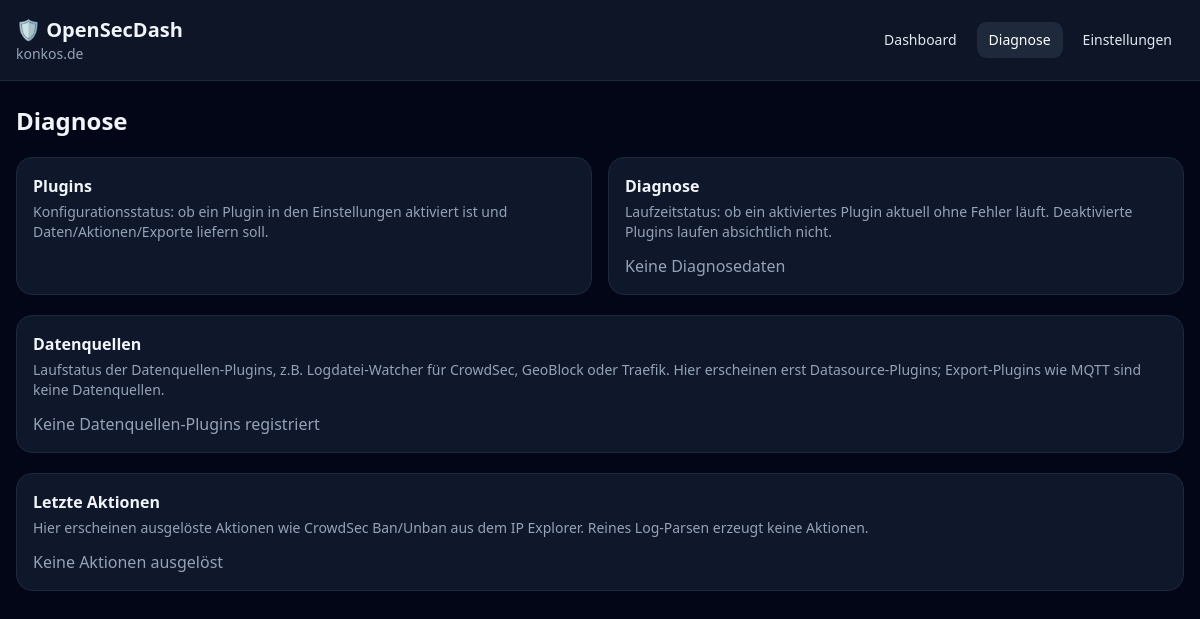
/diagnostics, run on an earlier commit of the app's database.
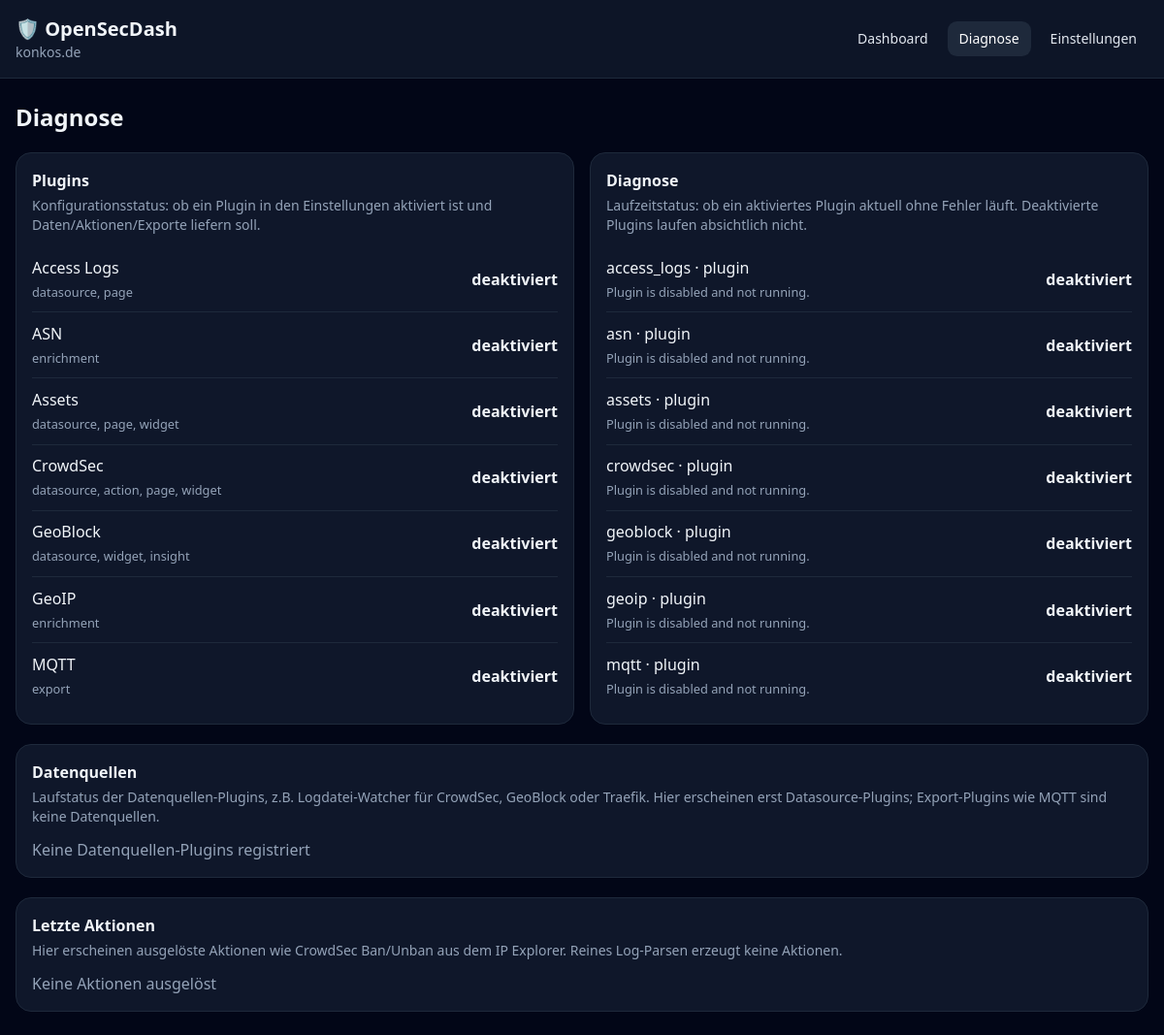
And on a later commit of the database.
### app/models/settings.py (models this page shows)
class Setting(Base):
    __tablename__ = "settings"
    id: Mapped[int] = mapped_column(primary_key=True)
    key: Mapped[str] = mapped_column(
        String(100),
        unique=True,
        index=True,
    )
    value: Mapped[str] = mapped_column(
        String(5000)
    )

### app/models/core.py (models this page shows)
class PluginRecord(Base):
    __tablename__ = "plugins"
    id: Mapped[str] = mapped_column(String(100), primary_key=True)
    name: Mapped[str] = mapped_column(String(255))
    version: Mapped[str] = mapped_column(String(50), default="1.0.0")
    description: Mapped[str | None] = mapped_column(Text, nullable=True)
    author: Mapped[str | None] = mapped_column(String(255), nullable=True)
    api_version: Mapped[str] = mapped_column(String(20), default="1")
    capabilities: Mapped[list | None] = mapped_column(JSON, nullable=True)
    enabled: Mapped[bool] = mapped_column(Boolean, default=True)
    status: Mapped[str] = mapped_column(String(20), default="healthy", index=True)
    last_error: Mapped[str | None] = mapped_column(Text, nullable=True)

class Diagnostic(Base):
    __tablename__ = "diagnostics"
    id: Mapped[int] = mapped_column(primary_key=True)
    plugin: Mapped[str] = mapped_column(String(100), index=True)
    component: Mapped[str] = mapped_column(String(100), default="plugin")
    status: Mapped[str] = mapped_column(String(20), default="healthy")
    last_run: Mapped[datetime | None] = mapped_column(DateTime, nullable=True)
    last_error: Mapped[str | None] = mapped_column(Text, nullable=True)

### app/api/pages.py (the view)
@router.get("/diagnostics")
def diagnostics_page(request: Request, db: Session = Depends(get_db)):
    plugins = db.query(PluginRecord).order_by(PluginRecord.id).all()
    plugin_rows = [
        {
            "plugin": plugin,
            "configuration_status": "enabled" if is_plugin_enabled(db, plugin.id) else "disabled",
        }
        for plugin in plugins
    ]
    diagnostic_rows = []
    for item in db.query(Diagnostic).order_by(Diagnostic.plugin).all():
        enabled = is_plugin_enabled(db, item.plugin)
        diagnostic_rows.append(
            {
                "item": item,
                "effective_status": item.status if enabled else "disabled",
                "message": item.last_error if enabled else "Plugin is disabled and not running.",
            }
        )
    return render(
        request,
        db,
        "diagnostics.html",
        plugin_rows=plugin_rows,
        datasources=db.query(Datasource).order_by(Datasource.name).all(),
        diagnostic_rows=diagnostic_rows,
        actions=db.query(Action).order_by(Action.timestamp.desc()).limit(20).all(),
    )

### app/templates/diagnostics.html (shortened to what this page needs)
{% extends "base.html" %}
{% block content %}
    <h2 class="text-2xl font-semibold mb-5">{{ t("diagnostics.title") }}</h2>
    <section class="grid grid-cols-1 lg:grid-cols-2 gap-4 mb-5">
        <div class="card">
            <h3 class="font-semibold mb-1">{{ t("diagnostics.plugins") }}</h3>
            <p class="muted mb-3 text-sm">{{ t("diagnostics.plugins_help") }}</p>
            {% for row in plugin_rows %}
                <div class="row">
                    <span>{{ row.plugin.name }}
                        <br>
                        <small class="muted">
                            {{ row.plugin.capabilities|join(', ') if row.plugin.capabilities else '' }}
                        </small>
                    </span>
                    <b>{{ t("diagnostics.status." ~ row.configuration_status) }}</b>
                </div>
            {% endfor %}
        </div>
        <div class="card">
            <h3 class="font-semibold mb-1">{{ t("diagnostics.diagnostics") }}</h3>
            <p class="muted mb-3 text-sm">{{ t("diagnostics.diagnostics_help") }}</p>
            {% for row in diagnostic_rows %}
                <div class="row">
                    <span>{{ row.item.plugin }} · {{ row.item.component }}
                        <br>
                        <small class="muted">{{ row.message or '' }}</small>
                    </span>
                    <b>{{ t("diagnostics.status." ~ row.effective_status) }}</b>
                </div>
            {% else %}
                <p class="muted">{{ t("diagnostics.no_diagnostics") }}</p>
            {% endfor %}
        </div>
    </section>
    <section class="card mb-5">
        <h3 class="font-semibold mb-1">{{ t("diagnostics.datasources") }}</h3>
        <p class="muted mb-3 text-sm">{{ t("diagnostics.datasources_help") }}</p>
        {% for source in datasources %}
            <div class="row">
                <span>{{ source.name }}
                    <br>
                    <small class="muted">{{ source.source_type }} · {{ source.events_processed }} {{ t("diagnostics.events") }}</small>
                </span>
                <b>{{ source.status }}</b>
            </div>
        {% else %}
            <p class="muted">{{ t("diagnostics.no_datasources") }}</p>
        {% endfor %}
    </section>
    <section class="card">
        <h3 class="font-semibold mb-1">{{ t("diagnostics.recent_actions") }}</h3>
        <p class="muted mb-3 text-sm">{{ t("diagnostics.recent_actions_help") }}</p>
        {% for action in actions %}
            <div class="row">
                <span>{{ action.timestamp|datetime }} · {{ action.action_type }} · {{ action.target }}
                    <br>
                    <small class="muted">{{ action.result or '' }}</small>
                </span>
                <b>{{ action.status }}</b>
            </div>
        {% else %}
            <p class="muted">{{ t("diagnostics.no_actions") }}</p>
        {% endfor %}
    </section>
{% endblock %}

### app/templates/base.html (shortened to what this page needs)
<!doctype html>
<html lang="{{ language }}" x-data="{menu:false}">
    <head>
        <script src="https://cdn.tailwindcss.com"></script>
        <link rel="stylesheet" href="/static/css/app.css">
    </head>
    <body class="bg-slate-950 text-slate-100 min-h-screen" data-ui-timezone="{{ timezone }}">
        {% set current_path = request.url.path %}
        {% set top_level_paths = ['/', '/crowdsec', '/access', '/assets', '/events', '/diagnostics', '/settings'] %}
        <header class="border-b border-slate-800 bg-slate-900/90 sticky top-0 z-10">
            <div class="max-w-7xl mx-auto px-4 py-4 flex items-center justify-between gap-4">
                <a href="/" class="brand-link flex flex-col">
                    <span class="text-xl font-bold">🛡 {{ t("app.name") }}</span>
                    <span class="text-sm text-slate-400">{{ domain or t("common.local_instance") }}</span>
                </a>
                <nav class="hidden md:flex gap-2 text-sm">
                    <a class="nav {{ 'nav-active' if current_path == '/' else '' }}" href="/">{{ t("nav.dashboard") }}</a>
                    <a class="nav {{ 'nav-active' if current_path.startswith('/diagnostics') else '' }}" href="/diagnostics">{{ t("nav.diagnostics") }}</a>
                    <a class="nav {{ 'nav-active' if current_path.startswith('/settings') else '' }}" href="/settings">{{ t("nav.settings") }}</a>
                </nav>
            </div>
        </header>
        <main class="max-w-7xl mx-auto px-4 py-6">
            {% block content %}{% endblock %}
        </main>
    </body>
</html>

### app/static/css/app.css (style rules this page uses)
a { color: #93c5fd; }
a.card, .brand-link { color: inherit; text-decoration: none; }
.nav { border-radius: .6rem; color: #e2e8f0; padding: .5rem .75rem; text-decoration: none; }
.nav:hover, .nav-active { background: #1e293b; color: white; }
.card { background: rgb(15 23 42); border: 1px solid rgb(30 41 59); border-radius: 1rem; padding: 1rem; }
.row { align-items: center; border-bottom: 1px solid rgb(30 41 59); display: flex; gap: 1rem; justify-content: space-between; padding: .6rem 0; }
.row:last-child { border-bottom: 0; }
.muted { color: #94a3b8; }

What changed in the data, as far as the page shows it:
added PluginRecord: plugin.name "Access Logs", plugin.capabilities "datasource, page"
added PluginRecord: plugin.name "ASN", plugin.capabilities "enrichment"
added PluginRecord: plugin.name "Assets", plugin.capabilities "datasource, page, widget"
added PluginRecord: plugin.name "CrowdSec", plugin.capabilities "datasource, action, page, widget"
added PluginRecord: plugin.name "GeoBlock", plugin.capabilities "datasource, widget, insight"
added PluginRecord: plugin.name "GeoIP", plugin.capabilities "enrichment"
added PluginRecord: plugin.name "MQTT", plugin.capabilities "export"
added Diagnostic: item.plugin "access_logs", item.component "plugin"
added Diagnostic: item.plugin "asn", item.component "plugin"
added Diagnostic: item.plugin "assets", item.component "plugin"
added Diagnostic: item.plugin "crowdsec", item.component "plugin"
added Diagnostic: item.plugin "geoblock", item.component "plugin"
added Diagnostic: item.plugin "geoip", item.component "plugin"
added Diagnostic: item.plugin "mqtt", item.component "plugin"
Also different on the page:
{{ t("diagnostics.no_diagnostics") }}: "Keine Diagnosedaten" → (not shown)
new list line: "deaktiviert"
new list line: "· Plugin is disabled and not running. deaktiviert"
